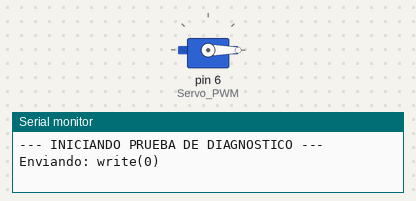
The sketch below on a simulated Arduino Uno, built with avr-gcc and run on an emulated ATmega328P. Shown: servo, the last lines printed to the serial monitor.

Above: at 0.05 s.
At 6.0 s:
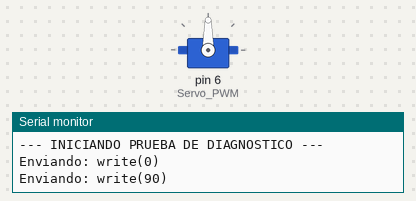
At 12.0 s:
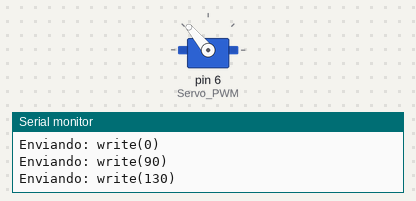
Timing chart, 0 to 15.6 s (numbered marks = the images above):
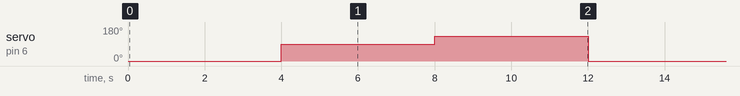

The sketch:

mg995_2.ino
```cpp
#include <Servo.h>
#define Servo_PWM 6
Servo MG995_Servo;

void setup() {
  Serial.begin(9600);
  MG995_Servo.writeMicroseconds(1500); // Forzamos el punto muerto inicial
  MG995_Servo.attach(Servo_PWM);
  Serial.println("--- INICIANDO PRUEBA DE DIAGNOSTICO ---");
}

void loop() {
  Serial.println("\nEnviando: write(0)");
  MG995_Servo.write(0);
  delay(4000);

  Serial.println("Enviando: write(90)");
  MG995_Servo.write(90);
  delay(4000);

  Serial.println("Enviando: write(130)");
  MG995_Servo.write(130);
  delay(4000);
}
```

Measured:
- by itself, servo on pin 6 (Servo_PWM): repeats every 12.0 s: 130° 4.0 s, 0° 4.0 s, 90° 4.0 s
